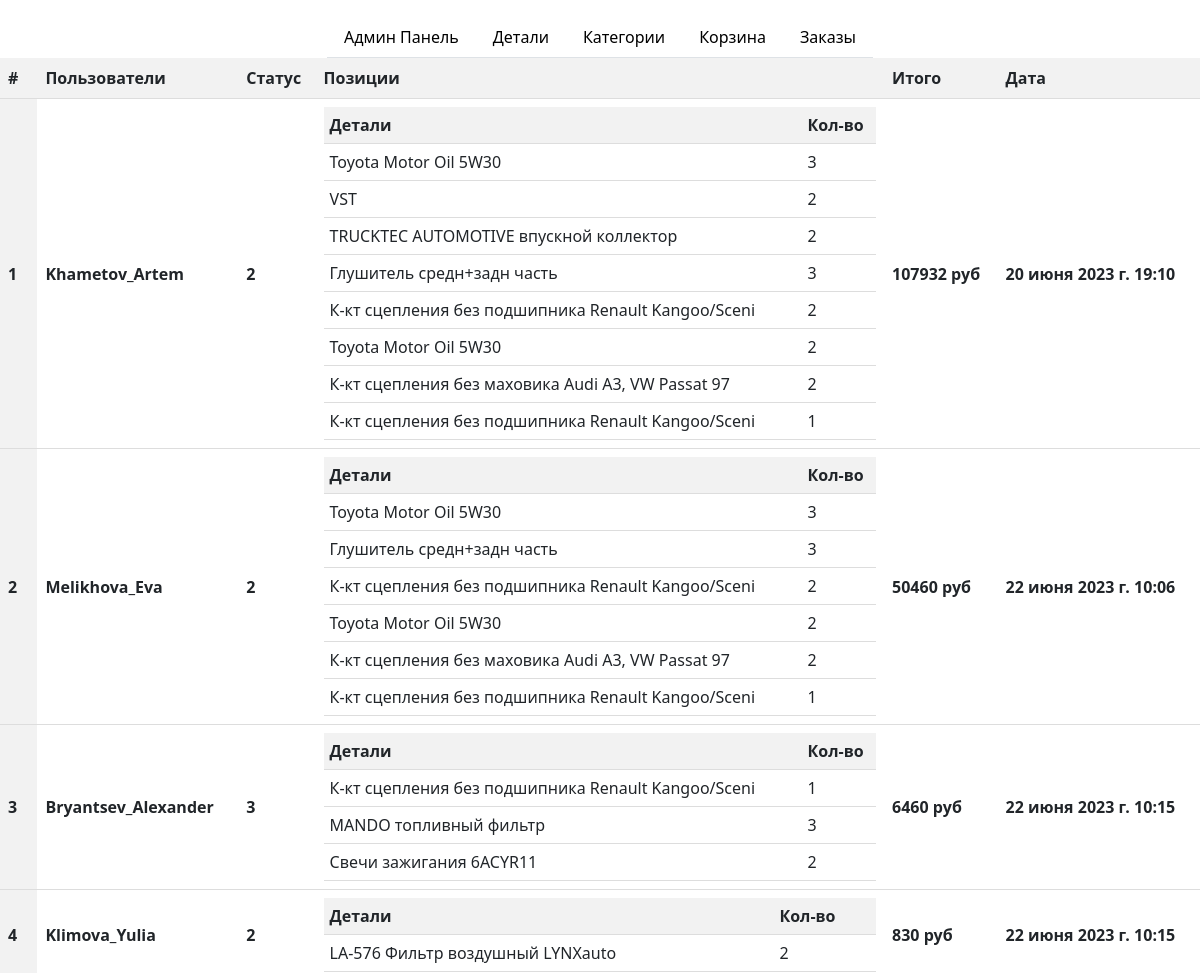
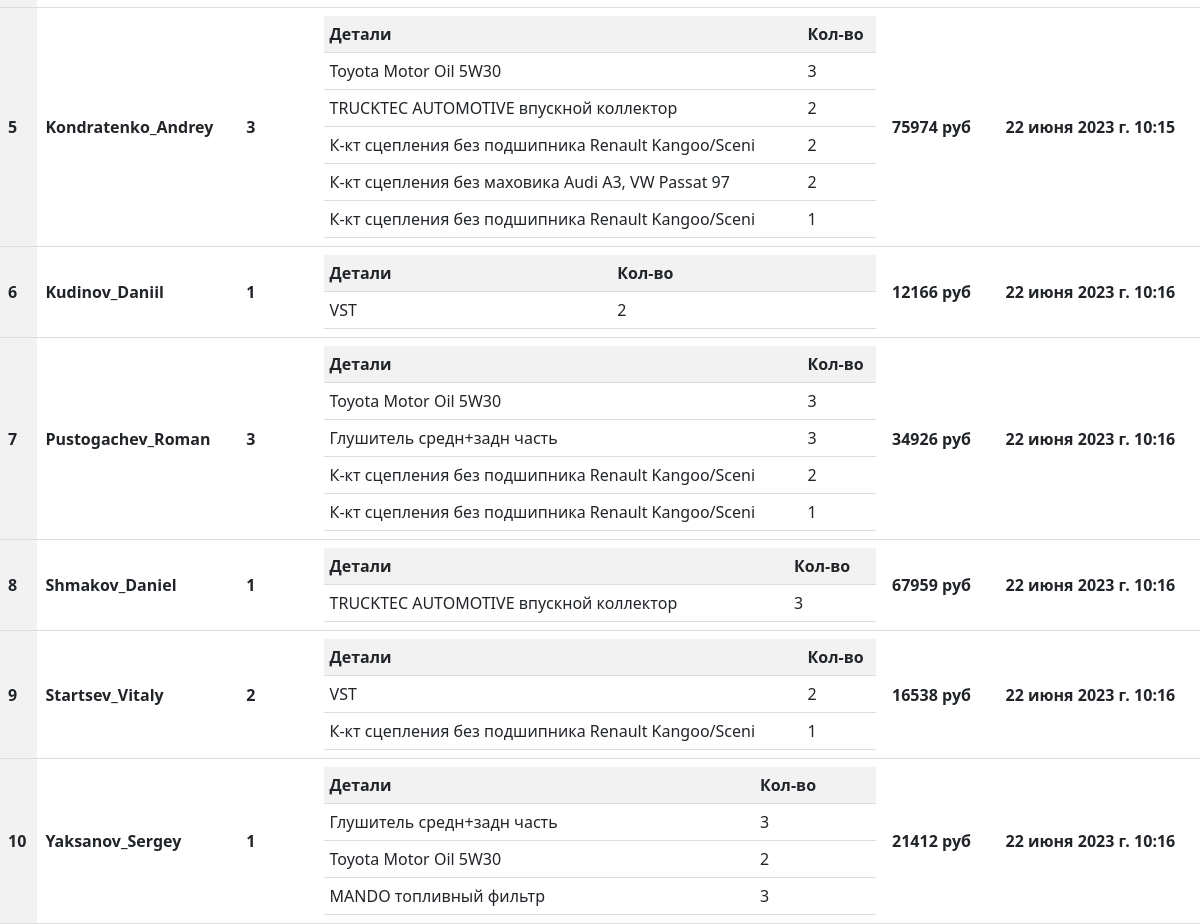
Screenshot of /orders/ with the database file from the repository (2 pictures, top to bottom).
### order/models.py (models this page shows, shortened)
class Order(models.Model):
    NEW = 1
    IN_PROGRESS = 2
    COMPLETE = 3
    STATUS_CHOICES = (
        (NEW, 'Получен'),
        (IN_PROGRESS, 'Собирается'),
        (COMPLETE, 'Готов к выдаче'),
    )
    def total_price(self):
        products = self.order_items.all().values_list('product_id',
                                                      'quantity')
        total = 0
        if products:
            for product in products:
                product_id = product[0]
                quantity = product[1]
                price = Product.objects.get(id=product_id).price
                total += quantity * price
        return total
    user = models.ForeignKey(User, on_delete=models.CASCADE, verbose_name="Пользователи")
    status = models.IntegerField(choices=STATUS_CHOICES, default=NEW, verbose_name="Статус заказа")
    order_items = models.ManyToManyField(OrderItem, related_name="order_items", verbose_name="Позиции заказа")
    created_at = models.DateTimeField(verbose_name='Создан', auto_now_add=True)
    class Meta:
        verbose_name = "Заказ"
        verbose_name_plural = "Заказы"

class OrderItem(models.Model):
    product = models.ForeignKey(Product, verbose_name="Продукт", on_delete=models.CASCADE)
    quantity = models.IntegerField(default=1, verbose_name="Количество")
    created_at = models.DateTimeField(verbose_name='Создан', auto_now_add=True)
    class Meta:
        verbose_name = "Позиция заказа"
        verbose_name_plural = "Позиции заказа"

### detail/models.py (models this page shows, shortened)
class Product(models.Model):
    name = models.CharField(max_length=50, verbose_name="Название")
    category = models.ForeignKey(Category, on_delete=models.CASCADE, verbose_name="Категория", default="")
    image = models.ImageField(verbose_name="Фото", upload_to="img")
    weight = models.FloatField(verbose_name="Вес")
    price = models.IntegerField(verbose_name="Цена")
    in_stock = models.IntegerField(verbose_name="В наличии", default=0)
    sold = models.IntegerField(verbose_name="Продано", editable=False, default=0)
    class Meta:
        verbose_name_plural = 'Детали'
        verbose_name = 'Деталь'

### order/views.py (the view)
# urls.py: path('', views.all, name="basket")
def all(request):
    orders = Order.objects.all()
    return render(request, 'order/orders.html', {'orders': orders })

### templates/order/orders.html
{% extends '_base.html' %}
{% block content %}
    <table class="orders-table">
        <thead>
            <tr>
                <th scope="col">#</th>
                <th scope="col">Пользователи</th>
                <th scope="col">Статус</th>
                <th scope="col">Позиции</th>
                <th scope="col">Итого</th>
                <th scope="col">Дата</th>
            </tr>
        </thead>
        <tbody>
            {% for order in orders %}
            <tr class="tr">
                <th scope="row" class="order-id">{{ order.id }}</th>
                <td class="order-user">{{ order.user }}</td>
                <td class="order-status">{{ order.status }}</td>
                <td>
                    <table class="order-details-table">
                        <thead>
                            <tr>
                                <th scope="col">Детали</th>
                                <th>Кол-во</th>
                            </tr>
                        </thead>
                        <tbody>
                            {% for item in order.order_items.all %}
                            <tr>
                                <td>{{ item.product.name }}</td>
                                <td>{{ item.quantity }}</td>
                            </tr>
                            {% endfor %}
                        </tbody>
                    </table>
                </td>
                <td class="order-total">{{ order.total_price }} руб</td>
                <td class="order-created">{{ order.created_at }}</td>
            </tr>
            {% endfor %}
        </tbody>
    </table>
{% endblock content %}

### templates/_base.html (style rules this page uses)
.orders-table { width: 100%; border-collapse: collapse; }
.orders-table th, .orders-table td { padding: 8px; text-align: left; border-bottom: 1px solid #ddd; }
.orders-table th { background-color: #f2f2f2; }
.order-details-table { width: 100%; border-collapse: collapse; }
.order-details-table th, .order-details-table td { padding: 6px; text-align: left; border-bottom: 1px solid #ddd; }
.order-id, .order-user, .order-status, .order-total, .order-created { font-weight: bold; }

### rows the page displays
Order: id "1", user "Khametov_Artem", status "2", total_price "107932", created_at "20 июня 2023 г. 19:10"
OrderItem: product.name "Toyota Motor Oil 5W30", quantity "3"
OrderItem: product.name "VST", quantity "2"
OrderItem: product.name "TRUCKTEC AUTOMOTIVE впускной коллектор", quantity "2"
OrderItem: product.name "Глушитель средн+задн часть", quantity "3"
OrderItem: product.name "К-кт сцепления без подшипника Renault Kangoo/Sceni", quantity "2"
OrderItem: product.name "Toyota Motor Oil 5W30", quantity "2"
OrderItem: product.name "К-кт сцепления без маховика Audi A3, VW Passat 97", quantity "2"
OrderItem: product.name "К-кт сцепления без подшипника Renault Kangoo/Sceni", quantity "1"
Order: id "2", user "Melikhova_Eva", status "2", total_price "50460", created_at "22 июня 2023 г. 10:06"
Order: id "3", user "Bryantsev_Alexander", status "3", total_price "6460", created_at "22 июня 2023 г. 10:15"
OrderItem: product.name "MANDO топливный фильтр", quantity "3"
OrderItem: product.name "Свечи зажигания 6ACYR11", quantity "2"
Order: id "4", user "Klimova_Yulia", status "2", total_price "830", created_at "22 июня 2023 г. 10:15"
OrderItem: product.name "LA-576 Фильтр воздушный LYNXauto", quantity "2"
Order: id "5", user "Kondratenko_Andrey", status "3", total_price "75974", created_at "22 июня 2023 г. 10:15"
Order: id "6", user "Kudinov_Daniil", status "1", total_price "12166", created_at "22 июня 2023 г. 10:16"
Order: id "7", user "Pustogachev_Roman", status "3", total_price "34926", created_at "22 июня 2023 г. 10:16"
Order: id "8", user "Shmakov_Daniel", status "1", total_price "67959", created_at "22 июня 2023 г. 10:16"
OrderItem: product.name "TRUCKTEC AUTOMOTIVE впускной коллектор", quantity "3"
Order: id "9", user "Startsev_Vitaly", status "2", total_price "16538", created_at "22 июня 2023 г. 10:16"
Order: id "10", user "Yaksanov_Sergey", status "1", total_price "21412", created_at "22 июня 2023 г. 10:16"
